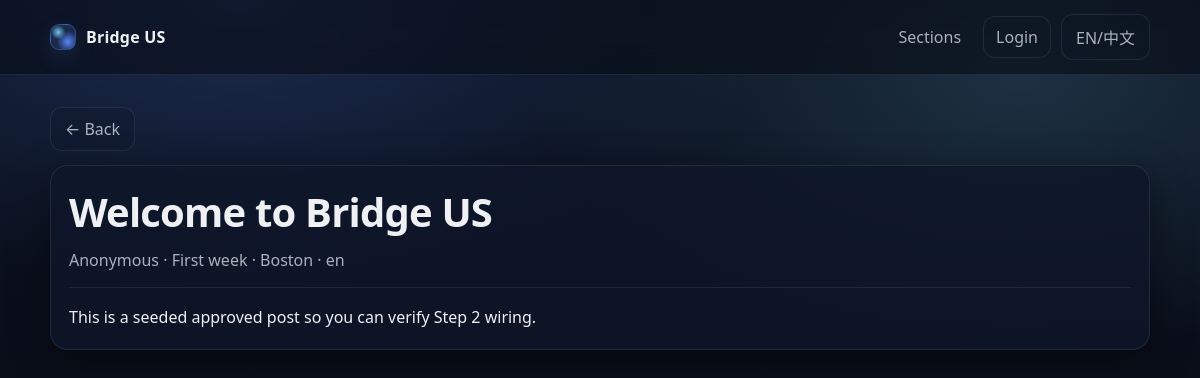
The page /posts/2 on the database its author committed.
### tables this page shows
CREATE TABLE posts (
              id INTEGER PRIMARY KEY AUTOINCREMENT,
              title TEXT NOT NULL,
              content TEXT NOT NULL,
              city TEXT,
              section TEXT NOT NULL,
              status TEXT NOT NULL,
              source_lang TEXT NOT NULL DEFAULT 'en',
              created_at TEXT NOT NULL DEFAULT (datetime('now')),
              updated_at TEXT NOT NULL DEFAULT (datetime('now'))
            , author_name TEXT, author_handle TEXT, author_user_id INTEGER, reviewed_by_user_id INTEGER, review_note TEXT, reviewed_at TEXT);

### app.py (the view)
    @app.get("/posts/<int:post_id>")
    def post_detail(post_id: int):
        post = get_post_by_id(post_id)
        if not post:
            return ("Not found", 404)
        return render_template("post_detail.html", post=post)

### db.py (called while the page is built)
def get_db() -> sqlite3.Connection:
    db: Optional[sqlite3.Connection] = g.get("db")
    if db is None:
        db = sqlite3.connect(current_app.config["DATABASE_PATH"])
        db.row_factory = sqlite3.Row
        g.db = db
    return db

def get_post_by_id(post_id: int) -> Optional[Dict[str, Any]]:
    db = get_db()
    row = db.execute(
        """
        SELECT id, title, content, city, section, status, source_lang, created_at, updated_at, author_name, author_handle, author_user_id
        FROM posts
        WHERE id = ?
        """,
        (post_id,),
    ).fetchone()
    return dict(row) if row else None

### templates/post_detail.html (shortened to what this page needs)
{% extends "base.html" %}
{% block content %}
  <div style="margin-top: 6px;">
    <a class="btn btn-ghost" href="javascript:history.back()">← Back</a>
  </div>
  <article class="card" style="margin-top: 14px;">
    <h1 style="margin-top: 0;">{{ post.title }}</h1>
    <p class="muted" style="margin-top: 10px;">
      {{ post.author_name or "Anonymous" }}{% if post.author_handle %} {{ post.author_handle }}{% endif %}
      · {{ section_label(post.section) }}{% if post.city %} · {{ post.city }}{% endif %} · {{ post.source_lang }}
    </p>
    <div class="divider"></div>
    <div class="content">
      {{ post.content | replace('\n', '<br />') | safe }}
    </div>
  </article>
{% endblock %}

### static/app.css (style rules this page uses)
:root { --bg-0: #070a12; --bg-1: #0b1220; --surface-0: rgba(15, 23, 42, 0.78); --surface-1: rgba(17, 25, 44, 0.65); --border: rgba(148, 163, 184, 0.14); --border-2: rgba(148, 163, 184, 0.22); --text-0: rgba(248, 250, 252, 0.96); --text-1: rgba(226, 232, 240, 0.74); --accent: #5b8cff; --accent-2: #7dd3fc; --shadow: 0 12px 40px rgba(0, 0, 0, 0.45); --radius-lg: 18px; --radius-md: 14px; }
* { box-sizing: border-box; }
html, body { height: 100%; }
body { margin: 0; font-family: ui-sans-serif, system-ui, -apple-system, Segoe UI, Roboto, Arial; color: var(--text-0); background: radial-gradient(900px 500px at 20% 0%, rgba(91, 140, 255, 0.22), transparent 60%), radial-gradient(900px 500px at 85% 10%, rgba(125, 211, 252, 0.16), transparent 55%), linear-gradient(180deg, var(--bg-1), var(--bg-0)); }
a { color: var(--text-0); text-decoration: none; }
h1 { margin: 0; font-size: clamp(30px, 4vw, 40px); letter-spacing: -0.02em; }
.muted { color: var(--text-1); margin: 0; }
.card { background: var(--surface-0); border: 1px solid var(--border); border-radius: var(--radius-lg); padding: 18px; box-shadow: var(--shadow); }
.btn { display: inline-flex; align-items: center; justify-content: center; gap: 8px; padding: 10px 14px; border-radius: 12px; border: 1px solid rgba(91, 140, 255, 0.32); background: linear-gradient(180deg, rgba(91, 140, 255, 0.26), rgba(91, 140, 255, 0.16)); color: var(--text-0); cursor: pointer; transition: transform 120ms ease, border-color 120ms ease, background 120ms ease; }
.btn-ghost { border: 1px solid var(--border); background: rgba(15, 23, 42, 0.35); color: var(--text-1); }
.content { margin-top: 14px; line-height: 1.7; color: var(--text-0); max-width: 75ch; }
.divider { height: 1px; background: var(--border); margin: 16px 0; }

### rows shown on the page
posts: title "Welcome to Bridge US", section "First week", city "Boston", source_lang "en", content "This is a seeded approved post so you can verify Step 2 wiring."

### other values the page prints
{{ post.author_name or "Anonymous" }} "Anonymous"
